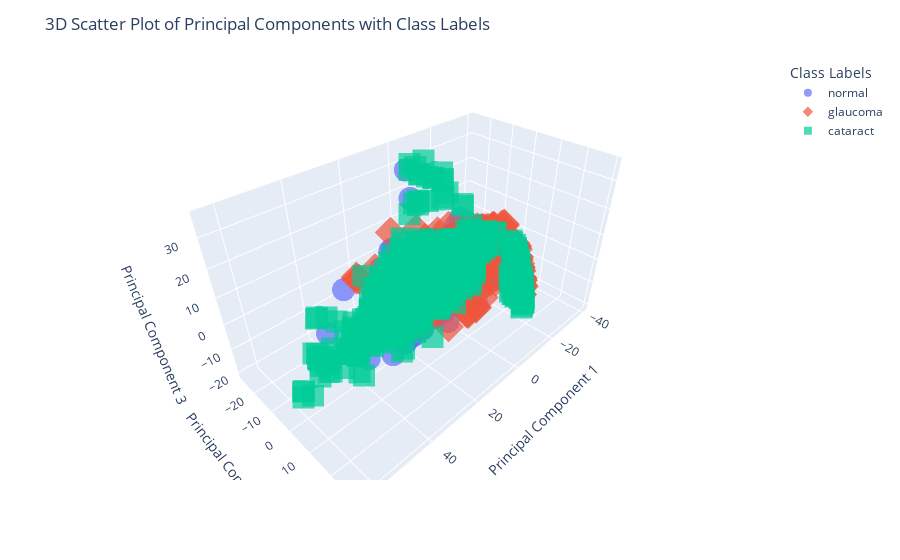

Source (notebook cell):
### Markdown cell above
### Printing 3D Scatter Plot of Principal Components

### Code cell
import plotly.express as px
import pandas as pd
from sklearn.decomposition import PCA
import numpy as np

# Assuming you have already defined X_train, y_train

# Flatten the image data for PCA
X_train_flat = X_train.reshape(X_train.shape[0], -1)

# Apply PCA with 4 components for 3D visualization
pca = PCA(n_components=4)
X_train_3D = pca.fit_transform(X_train_flat)

label_dict = {"glaucoma": 0, "cataract": 1, "normal": 2, "diabetic_retinopathy": 3}
y_train_numeric = np.array([label_dict[label] for label in y_train])

# Create a DataFrame for Plotly
df = pd.DataFrame({
    'PC1': X_train_3D[:, 0],
    'PC2': X_train_3D[:, 1],
    'PC3': X_train_3D[:, 2],
    'PC4': X_train_3D[:, 3],
    'Label': [list(label_dict.keys())[list(label_dict.values()).index(i)] for i in y_train_numeric]
})

# Create an interactive 3D scatter plot with plotly express
fig = px.scatter_3d(df, x='PC1', y='PC2', z='PC3', color='Label',
                    symbol='Label', opacity=0.7, size_max=10,
                    labels={'Label': 'Class Labels'})

# Update layout for better visibility and add title
fig.update_layout(scene=dict(xaxis_title='Principal Component 1',
                             yaxis_title='Principal Component 2',
                             zaxis_title='Principal Component 3'),
                  legend=dict(title='Class Labels'),
                  title='3D Scatter Plot of Principal Components with Class Labels')

# Show the plot
fig.show()

### Figure 1 — Plotly figure (JSON) as saved in the notebook; plotly's stock layout.template omitted (floating-point values rounded to 4 significant figures; data arrays with more than 128 entries replaced by an {"elided": "..."} marker saying what was removed)
{"data": [{"hovertemplate": "Class Labels=normal<br>PC1=%{x}<br>PC2=%{y}<br>PC3=%{z}<extra></extra>", "legendgroup": "normal", "marker": {"color": "#636efa", "opacity": 0.7, "symbol": "circle"}, "mode": "markers", "name": "normal", "scene": "scene", "showlegend": true, "type": "scatter3d", "x": {"elided": "858 float values"}, "y": {"elided": "858 float values"}, "z": {"elided": "858 float values"}}, {"hovertemplate": "Class Labels=glaucoma<br>PC1=%{x}<br>PC2=%{y}<br>PC3=%{z}<extra></extra>", "legendgroup": "glaucoma", "marker": {"color": "#EF553B", "opacity": 0.7, "symbol": "diamond"}, "mode": "markers", "name": "glaucoma", "scene": "scene", "showlegend": true, "type": "scatter3d", "x": {"elided": "737 float values"}, "y": {"elided": "737 float values"}, "z": {"elided": "737 float values"}}, {"hovertemplate": "Class Labels=cataract<br>PC1=%{x}<br>PC2=%{y}<br>PC3=%{z}<extra></extra>", "legendgroup": "cataract", "marker": {"color": "#00cc96", "opacity": 0.7, "symbol": "square"}, "mode": "markers", "name": "cataract", "scene": "scene", "showlegend": true, "type": "scatter3d", "x": {"elided": "739 float values"}, "y": {"elided": "739 float values"}, "z": {"elided": "739 float values"}}], "layout": {"legend": {"title": {"text": "Class Labels"}, "tracegroupgap": 0}, "margin": {"t": 60}, "scene": {"domain": {"x": [0, 1], "y": [0, 1]}, "xaxis": {"title": {"text": "Principal Component 1"}}, "yaxis": {"title": {"text": "Principal Component 2"}}, "zaxis": {"title": {"text": "Principal Component 3"}}}, "title": {"text": "3D Scatter Plot of Principal Components with Class Labels"}}}
